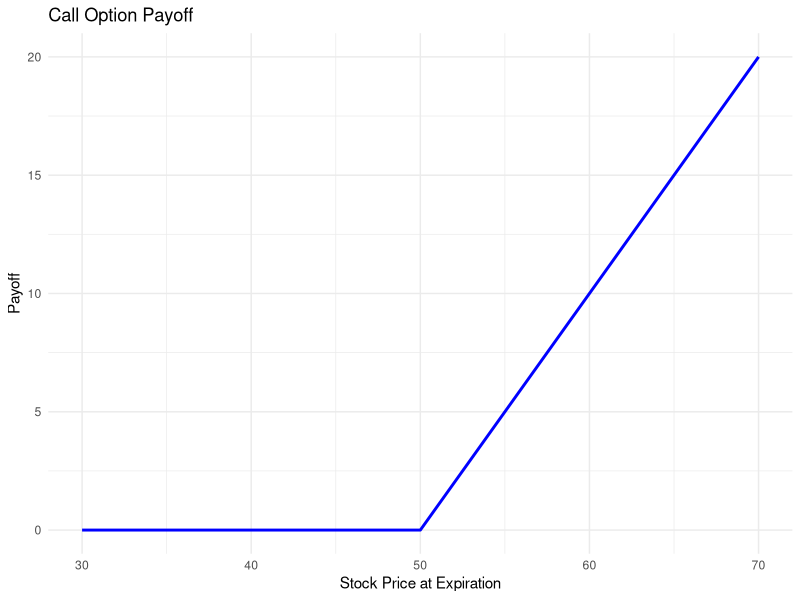

Reproduce this figure in R.
## ---- chunk 1
library(tidyverse)
## ---- chunk 2
# Set parameters
strike_price <- 50
stock_prices <- seq(from = 30, to = 70, by = 1)
# Calculate the payoff
payoff <- pmax(stock_prices - strike_price, 0)
# Create a dataframe

option_data <- data.frame(StockPrice = stock_prices, Payoff = payoff)
# Plotting the call option payoff
option_plot <- ggplot(option_data, aes(x = StockPrice, y = Payoff)) +
  geom_line(color = "blue", linewidth = 1) +
  labs(title = "Call Option Payoff", x = "Stock Price at Expiration", y = "Payoff") +
  theme_minimal()

print(option_plot)
